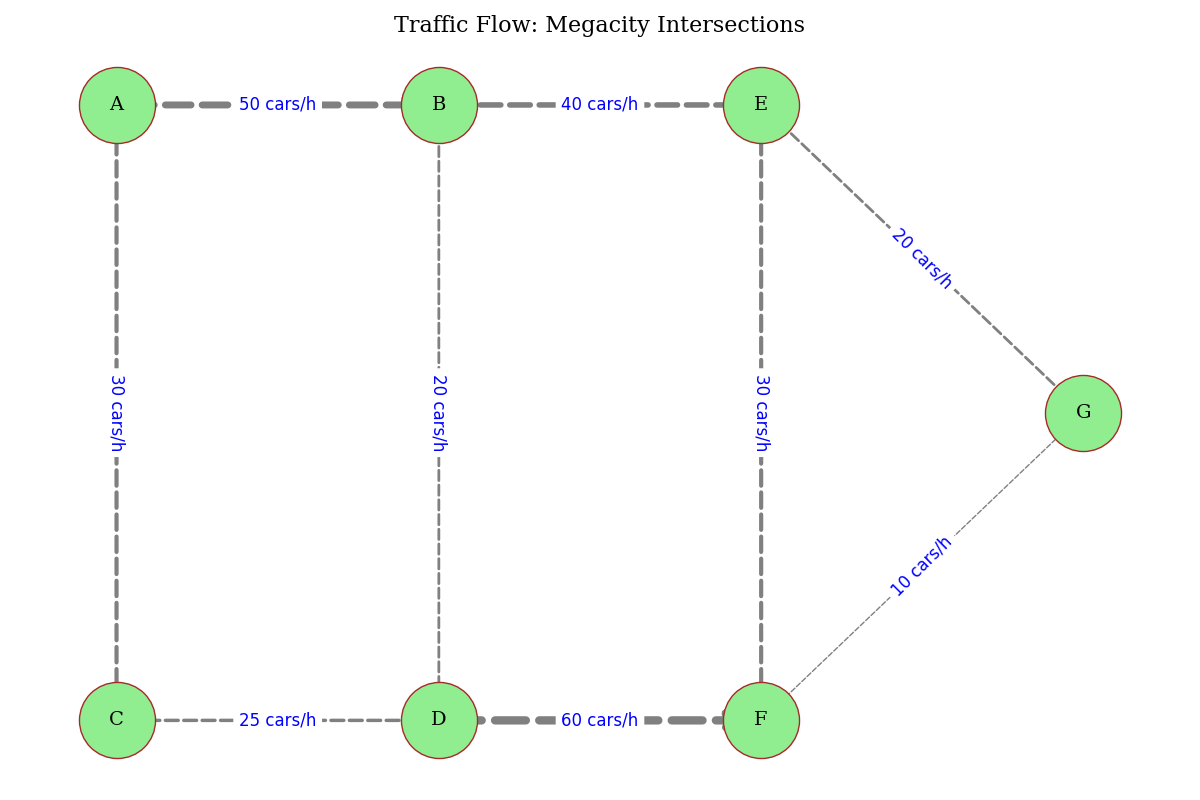

Write Python code to recreate this figure.
import matplotlib.pyplot as plt
import networkx as nx

# Define intersections
intersections = [
    'A', 'B', 'C', 'D', 'E', 'F', 'G'
]

# Define traffic flow between intersections (cars per hour)
traffic_routes = [
    ('A', 'B', 50),
    ('A', 'C', 30),
    ('B', 'D', 20),
    ('C', 'D', 25),
    ('B', 'E', 40),
    ('D', 'F', 60),
    ('E', 'F', 30),
    ('E', 'G', 20),
    ('F', 'G', 10)
]

# Create a directed graph
G = nx.DiGraph()

# Add nodes
G.add_nodes_from(intersections)

# Add edges with traffic volumes as weights
for route in traffic_routes:
    G.add_edge(route[0], route[1], weight=route[2])

# Determine edge widths based on traffic volume
edge_widths = [G[u][v]['weight'] / 10 for u, v in G.edges()]

# Create a manual layout for the nodes
pos = {
    'A': (0, 3),
    'B': (2, 3),
    'C': (0, 1),
    'D': (2, 1),
    'E': (4, 3),
    'F': (4, 1),
    'G': (6, 2)
}

# Plot the directed graph
plt.figure(figsize=(12, 8))

# Draw nodes with different edge colors and shapes
nx.draw_networkx_nodes(G, pos, node_color='lightgreen', node_size=3000, edgecolors='brown')

# Draw edges with different styles and color
nx.draw_networkx_edges(G, pos, arrowstyle='-|>', arrowsize=25, edge_color='grey', width=edge_widths, style='dashed')

# Draw node labels
nx.draw_networkx_labels(G, pos, font_size=14, font_family='serif')

# Add edge labels for traffic volumes
edge_labels = {(u, v): f"{G[u][v]['weight']} cars/h" for u, v in G.edges()}
nx.draw_networkx_edge_labels(G, pos, edge_labels=edge_labels, font_size=12, font_color='blue')

# Add title
plt.title('Traffic Flow: Megacity Intersections', fontsize=16, family='serif')

# Hide axes
plt.axis('off')

# Automatically adjust the layout
plt.tight_layout()

# Show the plot
plt.show()
